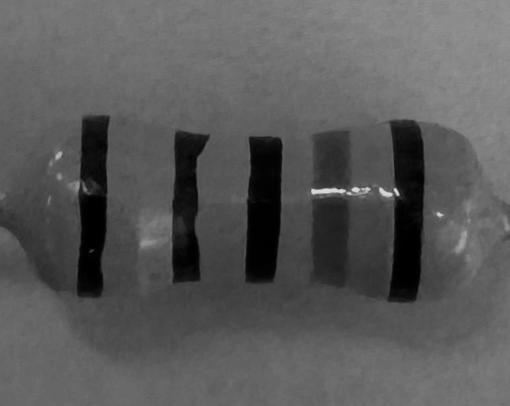
#> input picture dataset/cropped_original_resistor_images/IMG_0438.JPG, 510 x 406 px, given in place of IMG_2170.jpg, which was not available
$ python find_5_colors.py
#> lines starting #> are read from the running program, lines starting #| are printed output that depends on the picture; pictures that were not available may be replaced by others from this repository, and a replacement may not be noted
# -*- coding: utf-8 -*-
"""find_5_colors.ipynb

Automatically generated by Colaboratory.

Original file is located at
    https://colab.research.google.com/drive/1KoBD6aLexfoVjXeNsrspqalkWu0hjc8Z
"""

## Find 5 Colors
# Updated 2/20/2024 - Joseph Huang
# Created 2/12/2024 - Joseph Huang

from google.colab import drive
drive.mount('/content/drive')

# Commented out IPython magic to ensure Python compatibility.
# %ls

# Commented out IPython magic to ensure Python compatibility.
# %cd drive/MyDrive

# Commented out IPython magic to ensure Python compatibility.
# %cd VIP-SD(Spring2024)

import matplotlib.pyplot as plt
import numpy as np
from PIL import Image

# Specify the path to the image
IMG_PATH = 'test_images/IMG_2170.jpg'
IMG_PATH2 = 'test_images/IMG_2167.jpg'
IMG_PATH3 = 'test_images/IMG_2165.jpg'
IMG_PATH4 = 'test_images/IMG_2163.jpg'

# Load image using Mathplotlib
image = plt.imread(IMG_PATH)
#> image is the input picture: shape (406, 510); min 0, max 227, mean 89.3
image2 = plt.imread(IMG_PATH2)
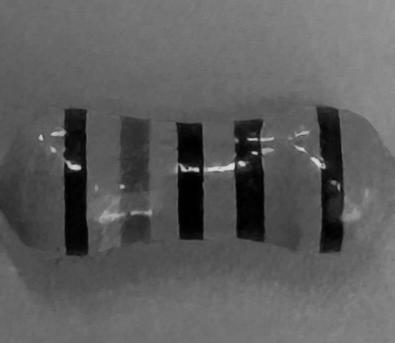
#> input picture dataset/cropped_original_resistor_images/IMG_0439.JPG, 395 x 343 px, given in place of IMG_2167.jpg, which was not available
#> image2 is the input picture: shape (343, 395); min 0, max 222, mean 93.3
image3 = plt.imread(IMG_PATH3)
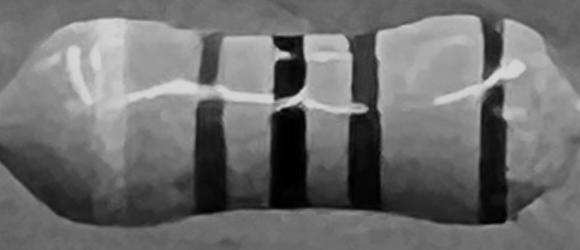
#> input picture dataset/cropped_original_resistor_images/IMG_2165.jpg, 580 x 250 px, found by its file name
#> image3 is the input picture: shape (250, 580); min 0, max 220, mean 109.6
image4 = plt.imread(IMG_PATH4)
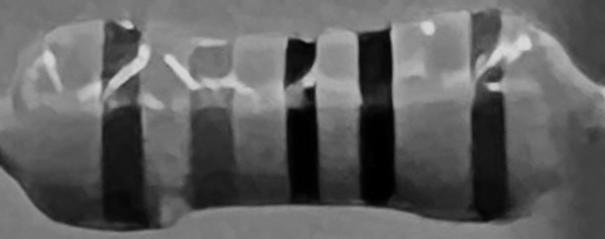
#> input picture dataset/cropped_original_resistor_images/IMG_2163.jpg, 605 x 239 px, found by its file name
#> image4 is the input picture: shape (239, 605); min 0, max 218, mean 96.1

# Resize image to have width 250px to speed up algorithm
with Image.open(IMG_PATH) as img:
  width, height = img.size
#> width = 510; height = 406
  new_width = 250
  new_height = 100
  image = np.array(img.resize((new_width, new_height)))
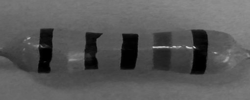
#> image: shape (100, 250); min 0, max 208, mean 89.3

with Image.open(IMG_PATH2) as img2:
  width, height = img2.size
#> width = 395; height = 343
  new_width = 250
  new_height = 100
  image2 = np.array(img2.resize((new_width, new_height)))
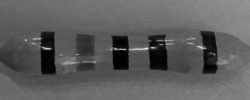
#> image2: shape (100, 250); min 0, max 224, mean 93.3

with Image.open(IMG_PATH3) as img3:
  width, height = img3.size
#> width = 580; height = 250
  new_width = 250
  new_height = 100
  image3 = np.array(img3.resize((new_width, new_height)))
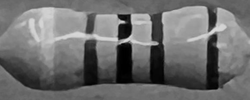
#> image3: shape (100, 250); min 0, max 217, mean 109.6

with Image.open(IMG_PATH4) as img4:
  width, height = img4.size
#> width = 605; height = 239
  new_width = 250
  new_height = 100
  image4 = np.array(img4.resize((new_width, new_height)))
#> image4: shape (100, 250)

plt.imshow(image)

x = 50
y = 90
z = 125
w = 155
v = 205

copy_img = image
for i in range(len(image)):
#> (the run stopped early here; a loop or call above may not have finished)
